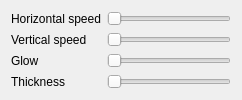
<?xml version="1.0" encoding="UTF-8"?>
<ui version="4.0">
 <class>CrossingBeams</class>
 <widget class="QWidget" name="CrossingBeams">
  <property name="geometry">
   <rect>
    <x>0</x>
    <y>0</y>
    <width>242</width>
    <height>96</height>
   </rect>
  </property>
  <layout class="QGridLayout" name="gridLayout">
   <item row="1" column="0">
    <widget class="QLabel" name="label_2">
     <property name="text">
      <string>Vertical speed</string>
     </property>
    </widget>
   </item>
   <item row="1" column="1">
    <widget class="QTooltipedSlider" name="v_speed">
     <property name="minimum">
      <number>1</number>
     </property>
     <property name="maximum">
      <number>100</number>
     </property>
     <property name="orientation">
      <enum>Qt::Horizontal</enum>
     </property>
    </widget>
   </item>
   <item row="2" column="1">
    <widget class="QTooltipedSlider" name="glow">
     <property name="minimum">
      <number>1</number>
     </property>
     <property name="maximum">
      <number>100</number>
     </property>
     <property name="orientation">
      <enum>Qt::Horizontal</enum>
     </property>
    </widget>
   </item>
   <item row="3" column="0">
    <widget class="QLabel" name="label_4">
     <property name="text">
      <string>Thickness</string>
     </property>
    </widget>
   </item>
   <item row="3" column="1">
    <widget class="QTooltipedSlider" name="thickness">
     <property name="orientation">
      <enum>Qt::Horizontal</enum>
     </property>
    </widget>
   </item>
   <item row="0" column="1">
    <widget class="QTooltipedSlider" name="h_speed">
     <property name="minimum">
      <number>1</number>
     </property>
     <property name="maximum">
      <number>100</number>
     </property>
     <property name="orientation">
      <enum>Qt::Horizontal</enum>
     </property>
    </widget>
   </item>
   <item row="2" column="0">
    <widget class="QLabel" name="label_3">
     <property name="text">
      <string>Glow</string>
     </property>
    </widget>
   </item>
   <item row="0" column="0">
    <widget class="QLabel" name="label">
     <property name="text">
      <string>Horizontal speed</string>
     </property>
    </widget>
   </item>
  </layout>
 </widget>
 <customwidgets>
  <customwidget>
   <class>QTooltipedSlider</class>
   <extends>QSlider</extends>
   <header location="global">QTooltipedSlider.h</header>
  </customwidget>
 </customwidgets>
 <resources/>
 <connections/>
</ui>
